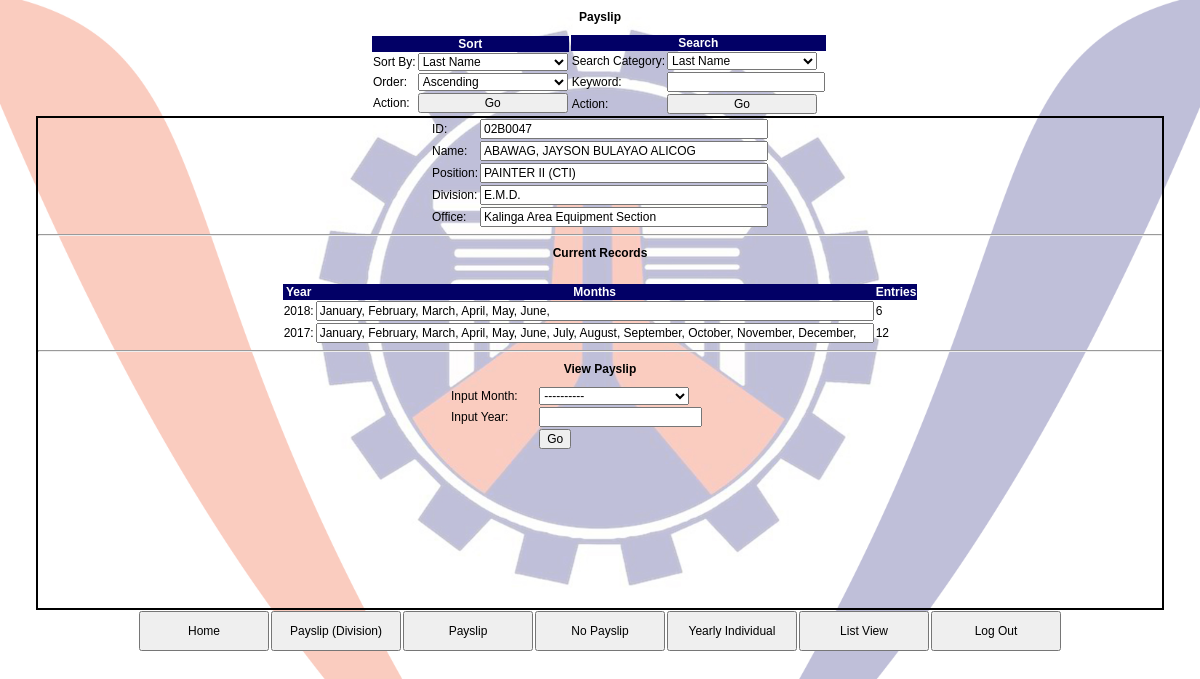
Page /ORIGINAL/Payslip/php/portal_view.php?id=02B0047 (signed in) on the committed database.
### tables this page shows
CREATE TABLE `employees` (
  `id` varchar(25) NOT NULL,
  `lastname` varchar(45) NOT NULL,
  `firstname` varchar(45) NOT NULL,
  `middlename` varchar(45) NOT NULL,
  `division` varchar(45) DEFAULT NULL,
  `office` varchar(50) DEFAULT NULL,
  `position` varchar(45) NOT NULL,
  `salarygrade` varchar(20) DEFAULT NULL,
  `bpno` varchar(25) DEFAULT NULL,
  `middle_initial` varchar(25) DEFAULT NULL,
  `prefix` varchar(25) DEFAULT NULL,
  `extention` varchar(25) DEFAULT NULL,
  `birthdate` date DEFAULT NULL,
  `crn` varchar(25) DEFAULT NULL,
  PRIMARY KEY (`id`)
);

### ORIGINAL/Payslip/php/portal_view.php (the view, shortened to what this page needs)
<!DOCTYPE html>
<html>
<head>
	<?php
		include 'dbconn.php';
		include 'links.php';
	?>
</head>
<body>
<h3>Payslip</h3>
<?php
	include 'search_main.php';
?>
<div id="main">
<div id="inner_main">
<?php
	$id = $_GET['id'];
	$result = $conn->query("SELECT * FROM employees WHERE id = '{$id}'");
	while ($row = $result->fetch_assoc()) {
		echo "<table>";
		echo "<tr>
					<td><label>ID: </label></td>
					<td><input readonly class='tb_size_large' type ='text' value='".$row['id']."'/></td>
			  </tr>
			  <tr>
			  		<td><label>Name: </label></td>
					<td><input readonly class='tb_size_large' type ='text' value='".$row['lastname'].", ".$row['firstname']." ".$row['middlename']."'/></td>
			  </tr>
			  <tr>
			  		<td><label>Position: </label></td>
					<td><input readonly class='tb_size_large' type ='text' value='".$row['position']."'/></td>
			  </tr>
			  <tr>
			  		<td><label>Division: </label></td>
					<td><input readonly class='tb_size_large' type ='text' value='".$row['division']."'/></td>
			  </tr>
			  <tr>
			  		<td><label>Office: </label></td>
					<td><input readonly class='tb_size_large' type ='text' value='".$row['office']."'/></td>
			  </tr>";
		echo "</table>";
	}
	echo "<hr>";
	    $result2 = $conn->query("SELECT DISTINCT payroll_data.year FROM payroll_data LEFT JOIN employees ON payroll_data.id = employees.id WHERE employees.id ='".$id."' ORDER BY payroll_data.year DESC ");
	    echo "<h3>Current Records</h3>";
	    echo "<br>";
	    echo "<table>";
	    echo "<tr>";
	    echo "<th>Year</th>";
	    echo "<th>Months</th>";
	    echo "<th>Entries</th>";
	    echo "</tr>";
	    while($row = $result2->fetch_assoc()){
	    	echo '<tr>';
	    	echo '<td><label>'.$row['year'].': </label></td>';
	   		echo '<td><input class = "tb_size10" readonly type="text" value="';
	   		$result3 = $conn->query("SELECT * FROM payroll_data LEFT JOIN employees ON payroll_data.id = employees.id WHERE employees.id ='".$id."' AND year = ".$row['year']." ORDER BY month_num ASC");
	   		while($row2 = $result3->fetch_assoc()){
	   			echo $row2['month'].", ";
	   		}
	   		echo '"</input></td>';
	   		echo "<td>".$result3->num_rows."</td>";
	    	echo '</tr>';
	    }
	    echo "</table>";
	echo "<hr>";
	echo "<h3>View Payslip</h3>";
	echo '<table>
			<form action="indi_payslip_exec.php?id='.$id.'" method="post">
			<tr>
				<td><label>Input Month: </label></td>
				<td>
					<select name="month">
						<option>----------</option>
						<option>January</option>
						<option>February</option>
						<option>March</option>
						<option>April</option>
						<option>May</option>
						<option>June</option>
						<option>July</option>
						<option>August</option>
						<option>September</option>
						<option>October</option>
						<option>November</option>
						<option>December</option>
					</select>
				</td>
			</tr>
			<tr>
				<td><label>Input Year: </label></td>
				<td><input type="text" name="year"></input></td>
			</tr>
			<tr>
				<td></td>
				<td><input type="Submit" name="submit" value="Go"></input></td>
			</tr>
		</form>
		</table>';
?>
</div>
</div>
<?php
	include 'universal_footer.php';
?>
</body>
</html>

### ORIGINAL/Payslip/style/style.css (style rules this page uses)
* { font-family: Tahoma,Verdana,Segoe,sans-serif; font-size: 12px; }
th { background: #020066; color: white; }
body { background-image: url('../resource/bgps.jpg'); background-size: 100%; }
h3, h2 { text-align: center; line-height: 10px; }
table { border-spacing: 0; }
input { word-wrap: break-word; }
#main { width: 95%; margin: auto; height: 490px; border: solid 2px black; overflow: auto; }
#inner_main table { width: 300px; margin: auto; }
#inner_main select { width: 150px; margin: auto; }
.tb_size_large { width: 280px; }
.tb_size10 { width: 550px; }

### rows in the picture
employees: id "02B0047", lastname+firstname+middlename "ABAWAG, JAYSON BULAYAO ALICOG", position "PAINTER II (CTI)", division "E.M.D.", office "Kalinga Area Equipment Section"

### other values in the picture
$row['year'] "2018"
$result3->num_rows "6"
$row['year'] "2017"
$result3->num_rows "12"
